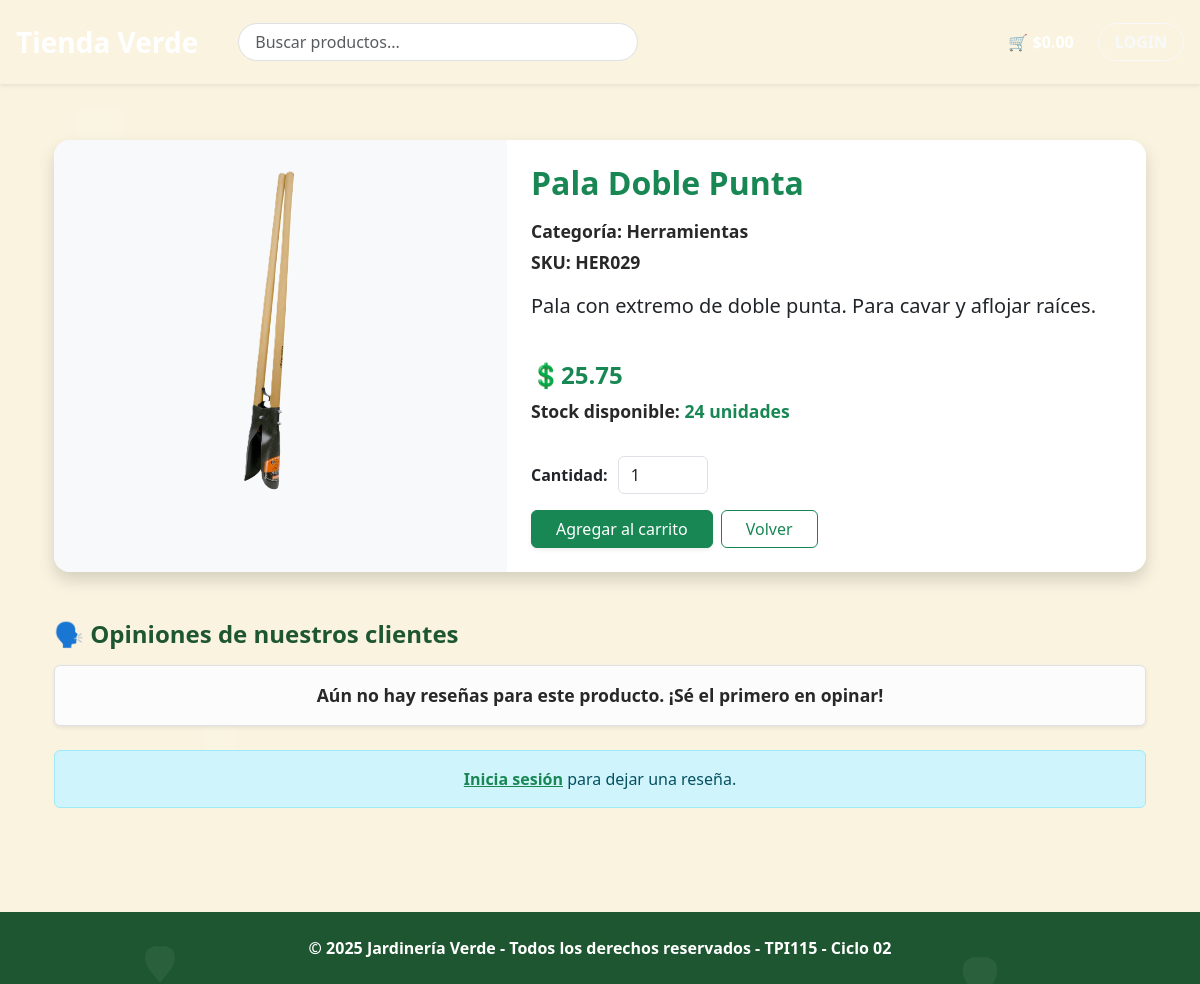
Page /producto/ver/117 on the committed database.
### tables this page shows
CREATE TABLE `producto` (
  `id_producto` int(11) NOT NULL,
  `id_categoria` int(11) NOT NULL,
  `nombre_producto` varchar(50) NOT NULL,
  `sku` varchar(10) NOT NULL,
  `descripcion` varchar(250) NOT NULL,
  `precio_unitario` float NOT NULL,
  `stock` int(11) NOT NULL DEFAULT 0,
  `imagen_url` varchar(350) DEFAULT NULL,
  `proveedor` varchar(100) DEFAULT NULL,
  `caracteristicas` text DEFAULT NULL
);

CREATE TABLE `categoria` (
  `id_categoria` int(11) NOT NULL,
  `nombre_categoria` varchar(50) NOT NULL
);

### app/controllers/ProductoController.php (called while the page is built, shortened)
<?php
class ProductoController extends Controller
{
    public function ver($id = null)
    {
        $id = (int) $id;
        $productoModel = $this->model('Producto');
        $producto = $productoModel->obtenerPorId($id);
        $reseniaModel = $this->model('Resenia');
        $resenias = $reseniaModel->obtenerPorProducto($id);
        $promedio = $reseniaModel->obtenerPromedioProducto($id);
        $data = [
            'titulo' => $producto['nombre_producto'],
            'producto' => $producto,
            'resenias' => $resenias,
            'promedio' => $promedio
        ];
        $this->view('productos/ver', $data);
    }
}
?>

### CORE/App.php (called while the page is built, shortened)
<?php
class App
{
    protected $method = 'index';
    public function __construct()
    {
        $url = $this->parseURL();
        if (!empty($url[0])) {
            $controllerName = ucfirst($url[0]) . 'Controller';
            $controllerPath = __DIR__ . '/../app/controllers/' . $controllerName . '.php';
            if (file_exists($controllerPath)) {
                unset($url[0]);
            } else {
                $controllerPath = __DIR__ . '/../app/controllers/HomeController.php';
            }
        } else {
            $controllerPath = __DIR__ . '/../app/controllers/HomeController.php';
        }
        $this->controller = new $this->controller();
        if (isset($url[1]) && method_exists($this->controller, $url[1])) {
            $this->method = $url[1];
            unset($url[1]);
        }
        $this->params = $url ? array_values($url) : [];
        call_user_func_array([$this->controller, $this->method], $this->params);
    }
    private function parseURL()
    {
        if (isset($_GET['url'])) {
            return explode('/', filter_var(rtrim($_GET['url'], '/'), FILTER_SANITIZE_URL));
        }
        return [];
    }
}
?>

### index.php (called while the page is built, shortened)
<?php
require_once 'core/App.php';
require_once 'core/Controller.php';
$app = new App();
?>

### CORE/model.php (called while the page is built, shortened)
<?php
class Model {
    public function __construct() {
        require_once __DIR__ . '/../config/database.php';
        $database = new Database();
        $this->db = $database->connect();
    }
}
?>

### config/database.php (called while the page is built, shortened)
<?php
class Database {
    private $host = 'localhost';
    private $db = 'grupo3_bdappweb';
    private $user = 'root';
    private $pass = '';
    public function connect() {
        $this->conn = null;
        try {
            $this->conn = new PDO(
                'mysql:host=' . $this->host . ';dbname=' . $this->db . ';charset=utf8mb4',
                $this->user,
                $this->pass
            );
            $this->conn->setAttribute(PDO::ATTR_ERRMODE, PDO::ERRMODE_EXCEPTION);
            $this->conn->setAttribute(PDO::ATTR_DEFAULT_FETCH_MODE, PDO::FETCH_ASSOC);
        } catch(PDOException $e) {
            echo 'Error de conexión: ' . $e->getMessage();
        }
        return $this->conn;
    }
}
?>

### app/models/Producto.php (called while the page is built, shortened)
<?php
require_once __DIR__ . '/../../core/Model.php';
class Producto extends Model
{
    private $tabla = 'producto';
    public function obtenerPorId($id)
    {
        $query = "SELECT p.*, c.nombre_categoria
                  FROM {$this->tabla} p
                  LEFT JOIN categoria c ON p.id_categoria = c.id_categoria
                  WHERE p.id_producto = :id";
        $stmt = $this->db->prepare($query);
        $stmt->bindValue(':id', (int) $id, PDO::PARAM_INT);
        $stmt->execute();
        return $stmt->fetch(PDO::FETCH_ASSOC);
    }
}

### app/views/productos/ver.php (the view, shortened to what this page needs)
<?php include __DIR__ . '/../layouts/header.php'; ?>
<div class="container my-5">
    <div class="card shadow producto-detalle-card border-0 rounded-4 overflow-hidden">
        <div class="row g-4 align-items-center">
            <div class="col-md-5 d-flex justify-content-center align-items-center bg-light p-3">
                <img src="<?= BASE_URL . 'public/img/' . htmlspecialchars($producto['imagen_url']) ?>"
                    alt="<?= htmlspecialchars($producto['nombre_producto']) ?>" class="img-fluid rounded-3"
                    style="max-height: 400px; object-fit: cover;">
            </div>
            <div class="col-md-7 p-4 d-flex flex-column justify-content-between">
                <h2 class="fw-bold mb-3 text-success"><?= htmlspecialchars($producto['nombre_producto']) ?></h2>
                <p class="text-muted mb-1">
                    <strong>Categoría:</strong>
                    <?= htmlspecialchars($producto['nombre_categoria'] ?? 'Sin categoría') ?>
                </p>
                <p class="text-muted mb-3">
                    <strong>SKU:</strong> <?= htmlspecialchars($producto['sku']) ?>
                </p>
                <p class="lead descripcion">
                    <?= nl2br(htmlspecialchars($producto['descripcion'])) ?>
                </p>
                <div class="mt-4 producto-precio">
                    <h4 class="fw-bold text-success">
                        💲<?= number_format($producto['precio_unitario'], 2) ?>
                    </h4>
                    <p class="text-muted">
                        Stock disponible:
                        <span class="<?= $producto['stock'] > 0 ? 'text-success' : 'text-danger' ?>">
                            <?= (int) $producto['stock'] ?> unidades
                        </span>
                    </p>
                </div>
                <form action="<?= BASE_URL ?>carrito/agregar/<?= $producto['id_producto'] ?>" method="POST"
                    class="mt-3">
                    <div class="d-flex align-items-center mb-3" style="gap: 10px;">
                        <label for="cantidad" class="fw-semibold">Cantidad:</label>
                        <input type="number" name="cantidad" id="cantidad" class="form-control" value="1" min="1"
                            max="<?= $producto['stock'] ?>" style="width: 90px;">
                    </div>
                    <div class="d-flex flex-wrap gap-2">
                        <?php if ($producto['stock'] > 0): ?>
                            <button type="submit" class="btn btn-success px-4 shadow-sm">
                                <i class="bi bi-cart-plus"></i> Agregar al carrito
                            </button>
                        <?php else: ?>
                            <button type="button" class="btn btn-secondary px-4" disabled>
                                <i class="bi bi-x-circle"></i> Sin stock
                            </button>
                        <?php endif; ?>
                        <a href="<?= BASE_URL ?>producto" class="btn btn-outline-success px-4">
                            <i class="bi bi-arrow-left"></i> Volver
                        </a>
                    </div>
                </form>
            </div>
        </div>
    </div>
    <div class="mt-5">
        <h4 class="fw-bold mb-3">🗣️ Opiniones de nuestros clientes</h4>
        <?php if (!empty($resenias)): ?>
            <?php foreach ($resenias as $r): ?>
                <div class="card mb-3 border-0 shadow-sm p-3">
                    <div class="d-flex justify-content-between align-items-center mb-2">
                        <h6 class="mb-0 fw-semibold text-success">
                            <?= htmlspecialchars($r['nombre_usuario']) . ' ' . htmlspecialchars($r['apellido_usuario']) ?>
                        </h6>
                        <small class="text-muted"><?= htmlspecialchars($r['fecha_resenia']) ?></small>
                    </div>
                    <div>
                        <?php for ($i = 1; $i <= 5; $i++): ?>
                            <i class="bi <?= $i <= $r['calificacion'] ? 'bi-star-fill text-warning' : 'bi-star text-muted' ?>"></i>
                        <?php endfor; ?>
                    </div>
                    <p class="mt-2 mb-0"><?= nl2br(htmlspecialchars($r['comentario'])) ?></p>
                    <?php if (isset($_SESSION['usuario_id']) && $_SESSION['usuario_id'] == $r['id_usuario']): ?>
                        <form action="<?= BASE_URL ?>resenia/eliminar/<?= $r['id_resenia'] ?>" method="POST" class="mt-2">
                            <button class="btn btn-sm btn-danger">
                                <i class="bi bi-trash"></i> Eliminar
                            </button>
                        </form>
                    <?php endif; ?>
                </div>
            <?php endforeach; ?>
        <?php else: ?>
            <div class="alert alert-light text-muted border text-center shadow-sm">
                Aún no hay reseñas para este producto. ¡Sé el primero en opinar!
            </div>
        <?php endif; ?>
        <?php if (isset($_SESSION['usuario_id'])): ?>
            <div class="card shadow-sm mt-4 p-4">
                <form action="<?= BASE_URL ?>resenia/guardar" method="POST">
                    <input type="hidden" name="id_producto" value="<?= $producto['id_producto'] ?>">
                    <div class="mb-3">
                        <label for="calificacion" class="form-label fw-semibold">Calificación:</label>
                        <select name="calificacion" id="calificacion" class="form-select" required>
                            <option value="5">⭐⭐⭐⭐⭐ (Excelente)</option>
                            <option value="4">⭐⭐⭐⭐ (Muy bueno)</option>
                            <option value="3">⭐⭐⭐ (Bueno)</option>
                            <option value="2">⭐⭐ (Regular)</option>
                            <option value="1">⭐ (Malo)</option>
                        </select>
                    </div>
                    <div class="mb-3">
                        <label for="comentario" class="form-label fw-semibold">Tu comentario:</label>
                        <textarea name="comentario" id="comentario" rows="3" class="form-control"
                            placeholder="Escribe tu opinión..." required></textarea>
                    </div>
                    <button type="submit" class="btn btn-success px-4">
                        <i class="bi bi-send"></i> Enviar reseña
                    </button>
                </form>
            </div>
        <?php else: ?>
            <div class="alert alert-info mt-4 text-center">
                <a href="<?= BASE_URL ?>usuario/login" class="text-success fw-semibold">Inicia sesión</a> para dejar una
                reseña.
            </div>
        <?php endif; ?>
    </div>
</div>
<?php include __DIR__ . '/../layouts/footer.php'; ?>

### public/css/style.css (style rules this page uses)
:root { --primary-color: #1E5631; --primary-light: #FFFFFF; --background-light: #FAF3E0; --card-light: #FFFFFF; --text-light: #1E5631; --accent-light: #1E5631; --footer-light: #1E5631; --border-radius: 12px; }
body { background-color: var(--background-light); color: var(--text-light); }
.text-muted { color: #282828 !important; font-size: 1.1rem; font-weight: 600; }

### rows in the picture
producto: imagen_url (picture), nombre_producto "Pala Doble Punta", id_categoria.nombre_categoria "Herramientas", sku "HER029", descripcion "Pala con extremo de doble punta. Para cavar y aflojar raíces.", precio_unitario "25.75", stock "24"
